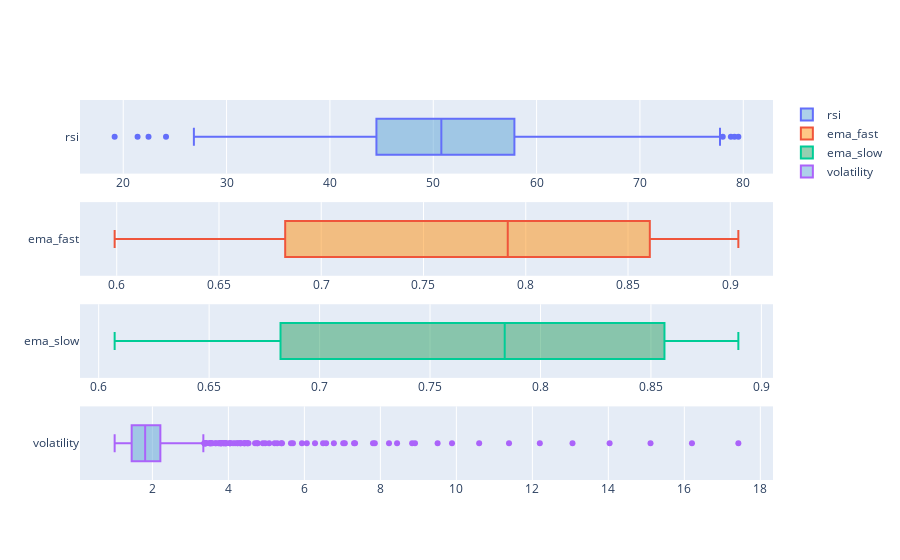

The notebook cell this image was saved under:
### Code cell
# Visualizing rsi, ema_fast, ema_slow and volatility variables 
fig = make_subplots(rows=4, cols=1)

fig.add_trace(go.Box(x=df["rsi"], fillcolor='rgba(93, 164, 214, 0.5)', name="rsi"), row=1, col=1)
fig.add_trace(go.Box(x=df["ema_fast"], fillcolor='rgba(255, 144, 14, 0.5)', name="ema_fast"), row=2, col=1)
fig.add_trace(go.Box(x=df["ema_slow"], fillcolor='rgba(44, 160, 101, 0.5)', name="ema_slow"), row=3, col=1)
fig.add_trace(go.Box(x=df["volatility"], fillcolor='rgba(93, 164, 214, 0.5)', name="volatility"), row=4, col=1)

### Figure 1 — Plotly figure (JSON) as saved in the notebook; plotly's stock layout.template omitted (floating-point values rounded to 4 significant figures; data arrays with more than 128 entries replaced by an {"elided": "..."} marker saying what was removed)
{"data": [{"fillcolor": "rgba(93, 164, 214, 0.5)", "name": "rsi", "type": "box", "x": {"elided": "994 float values"}, "xaxis": "x", "yaxis": "y"}, {"fillcolor": "rgba(255, 144, 14, 0.5)", "name": "ema_fast", "type": "box", "x": {"elided": "994 float values"}, "xaxis": "x2", "yaxis": "y2"}, {"fillcolor": "rgba(44, 160, 101, 0.5)", "name": "ema_slow", "type": "box", "x": {"elided": "994 float values"}, "xaxis": "x3", "yaxis": "y3"}, {"fillcolor": "rgba(93, 164, 214, 0.5)", "name": "volatility", "type": "box", "x": {"elided": "994 float values"}, "xaxis": "x4", "yaxis": "y4"}], "layout": {"xaxis": {"anchor": "y", "domain": [0, 1]}, "xaxis2": {"anchor": "y2", "domain": [0, 1]}, "xaxis3": {"anchor": "y3", "domain": [0, 1]}, "xaxis4": {"anchor": "y4", "domain": [0, 1]}, "yaxis": {"anchor": "x", "domain": [0.8063, 1]}, "yaxis2": {"anchor": "x2", "domain": [0.5375, 0.7312]}, "yaxis3": {"anchor": "x3", "domain": [0.2687, 0.4625]}, "yaxis4": {"anchor": "x4", "domain": [0, 0.1938]}}}
